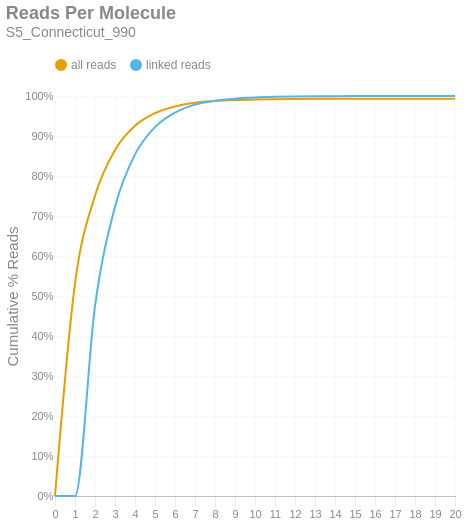

This figure's notebook cell:
### Markdown cell above
### Reads per Molecule
This chart shows the cumulative distribution of the number of reads per linked molecule. That is, how many alignments are associated with a unique molecule. This excludes the number of reads associated with invalid or absent linked-read barcodes. The `linked` histogram is the percentages recalculated when disregarding singletons.

### Code cell
if SKIPLR:
    print_html(f"Skipped")
else:
    counts = np.bincount(valids['reads'].cast(pl.Int64).to_numpy())
    weighted = counts * np.arange(len(counts))
    all_perc = weighted / n_reads
    linked_perc = weighted / n_linked_reads
    linked_perc[1] = 0
    binned_df = pl.DataFrame({
        'readsper': list(range(len(counts))),
        'all reads (cumsum)': np.cumsum(all_perc).tolist(),
        'linked reads (cumsum)': np.cumsum(linked_perc).tolist(),
    })

    with SafeRender(binned_df):
        (
            density_plot(binned_df, 'Reads Per Molecule', samplename, 'readspmol')
            .encode(
                x=alt.X('readsper:O', title=None).axis(labelAngle=0).scale(padding=0),
                y=alt.Y('value:Q', title='Cumulative % Reads').axis(format='%').stack(False),
                color=alt.Color("key:N").scale(domain=["all reads", "linked reads"]),
                tooltip=[
                    alt.Tooltip("key:N", title="Data Type"),
                    alt.Tooltip("readsper:O", title="Reads Per Molecule"),
                    alt.Tooltip("value:Q", format=".2%", title="% Reads (Cum.)")
                ]            
            )
        ).display()

### Figure 1 — Vega-Lite specification as saved in the notebook (floating-point values rounded to 4 significant figures)
{"width": "container", "height": 400, "config": {"title": {"anchor": "start", "dy": -15, "fontSize": 18, "color": "#888888", "subtitleColor": "#888888", "subtitleFontSize": 14}, "arc": {"fill": "#0072B2"}, "axis": {"domainColor": "#888888", "domainWidth": 0.5, "gridWidth": 0.2, "grid": false, "titleFontWeight": 400, "titleFontSize": 15, "labelFontSize": 11, "labelColor": "#888888", "tickColor": "#888888", "tickWidth": 0.2, "titleColor": "#888888"}, "axisBand": {"grid": false}, "axisX": {"grid": true, "tickSize": 10, "domainCap": "round"}, "axisY": {"domain": false, "grid": true, "tickSize": 0, "domainCap": "round"}, "background": "transparent", "header": {"labelFontSize": 15, "labelColor": "#888888", "titleFontSize": 15, "titleFontWeight": 600, "titleColor": "#888888"}, "legend": {"labelFont": "sans-serif", "labelFontSize": 12, "labelColor": "#888888", "symbolSize": 100, "symbolType": "circle", "titleFontSize": 12, "titlePadding": 10, "titleColor": "#888888", "title": null, "orient": "top"}, "range": {"category": ["#E69F00", "#56B4E9", "#009E73", "#F0E442", "#0072B2", "#D55E00", "#CC79A7", "#000000"], "diverging": ["#cfe8f3", "#a2d4ec", "#73bfe2", "#46abdb", "#1696d2", "#12719e"]}, "area": {"fill": "#0072B2", "fillOpacity": 0.7, "line": true, "strokeOpacity": 0.7}, "line": {"color": "#0072B2", "stroke": "#0072B2", "strokeWidth": 2}, "trail": {"color": "#0072B2", "stroke": "#0072B2", "strokeWidth": 0, "size": 1}, "point": {"filled": true, "fillOpacity": 1.0, "size": 95}, "text": {"color": "#888888", "fontSize": 11, "align": "right", "fontWeight": 400, "size": 11}, "bar": {"fill": "#0072B2", "stroke": null}, "view": {"stroke": null, "continuousWidth": 660, "continuousHeight": 400}}, "data": {"name": "data-0a8c7712127046eae7e7703903020afe"}, "mark": {"type": "line", "interpolate": "monotone", "point": {"opacity": 0, "size": 275}}, "encoding": {"color": {"field": "key", "scale": {"domain": ["all reads", "linked reads"]}, "type": "nominal"}, "tooltip": [{"field": "key", "title": "Data Type", "type": "nominal"}, {"field": "readsper", "title": "Reads Per Molecule", "type": "ordinal"}, {"field": "value", "format": ".2%", "title": "% Reads (Cum.)", "type": "quantitative"}], "x": {"axis": {"labelAngle": 0}, "field": "readsper", "scale": {"padding": 0}, "title": null, "type": "ordinal"}, "y": {"axis": {"format": "%"}, "field": "value", "stack": false, "title": "Cumulative % Reads", "type": "quantitative"}}, "params": [{"name": "param_c36ac31b6afebe62", "select": {"type": "point", "fields": ["key"]}, "bind": "legend"}], "title": {"text": "Reads Per Molecule", "subtitle": "S5_Connecticut_990"}, "transform": [{"fold": ["all reads (cumsum)", "linked reads (cumsum)"]}, {"calculate": "replace(datum.key, ' (cumsum)', '')", "as": "key"}, {"filter": {"param": "param_c36ac31b6afebe62"}}], "usermeta": {"embedOptions": {"downloadFileName": "S5_Connecticut_990.readspmol"}}, "$schema": "https://vega.github.io/schema/vega-lite/v6.1.0.json", "datasets": {"data-0a8c7712127046eae7e7703903020afe": [{"readsper": 0, "all reads (cumsum)": 0.0, "linked reads (cumsum)": 0.0}, {"readsper": 1, "all reads (cumsum)": 0.5313, "linked reads (cumsum)": 0.0}, {"readsper": 2, "all reads (cumsum)": 0.7507, "linked reads (cumsum)": 0.475}, {"readsper": 3, "all reads (cumsum)": 0.8652, "linked reads (cumsum)": 0.723}, {"readsper": 4, "all reads (cumsum)": 0.9257, "linked reads (cumsum)": 0.854}, {"readsper": 5, "all reads (cumsum)": 0.9572, "linked reads (cumsum)": 0.9222}, {"readsper": 6, "all reads (cumsum)": 0.9739, "linked reads (cumsum)": 0.9583}, {"readsper": 7, "all reads (cumsum)": 0.9832, "linked reads (cumsum)": 0.9785}, {"readsper": 8, "all reads (cumsum)": 0.9877, "linked reads (cumsum)": 0.9882}, {"readsper": 9, "all reads (cumsum)": 0.9901, "linked reads (cumsum)": 0.9934}, {"readsper": 10, "all reads (cumsum)": 0.9914, "linked reads (cumsum)": 0.9963}, {"readsper": 11, "all reads (cumsum)": 0.9922, "linked reads (cumsum)": 0.9979}, {"readsper": 12, "all reads (cumsum)": 0.9926, "linked reads (cumsum)": 0.9988}, {"readsper": 13, "all reads (cumsum)": 0.9929, "linked reads (cumsum)": 0.9994}, {"readsper": 14, "all reads (cumsum)": 0.993, "linked reads (cumsum)": 0.9997}, {"readsper": 15, "all reads (cumsum)": 0.993, "linked reads (cumsum)": 0.9998}, {"readsper": 16, "all reads (cumsum)": 0.9931, "linked reads (cumsum)": 0.9999}, {"readsper": 17, "all reads (cumsum)": 0.9931, "linked reads (cumsum)": 0.9999}, {"readsper": 18, "all reads (cumsum)": 0.9931, "linked reads (cumsum)": 1.0}, {"readsper": 19, "all reads (cumsum)": 0.9931, "linked reads (cumsum)": 1.0}, {"readsper": 20, "all reads (cumsum)": 0.9931, "linked reads (cumsum)": 1.0}]}}
